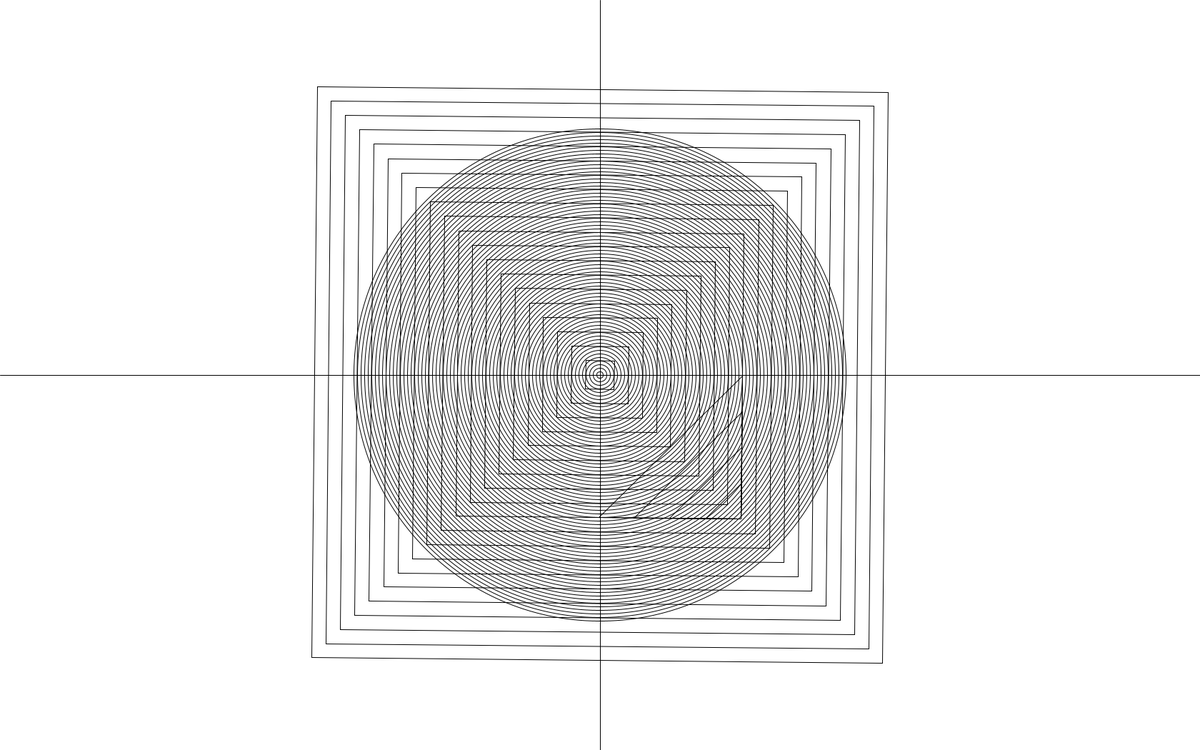
Frame 1 (no input)
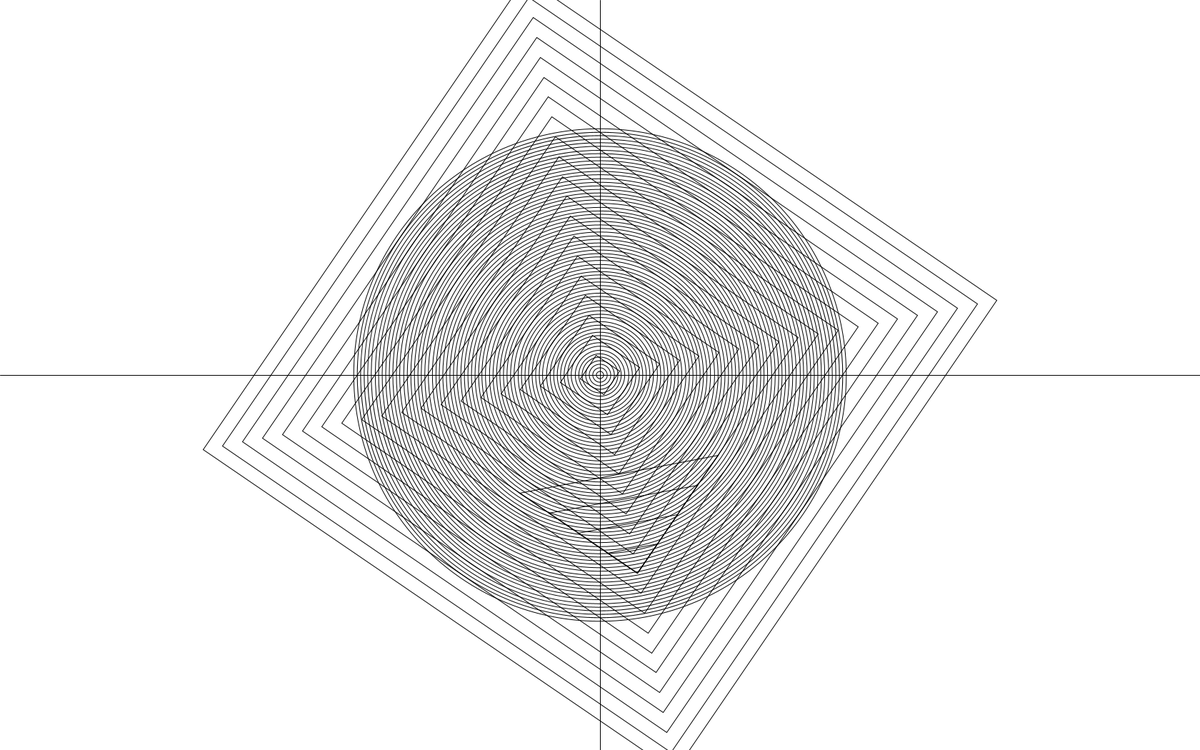
Frame 60 (the mouse pressed at the canvas centre just before this capture)
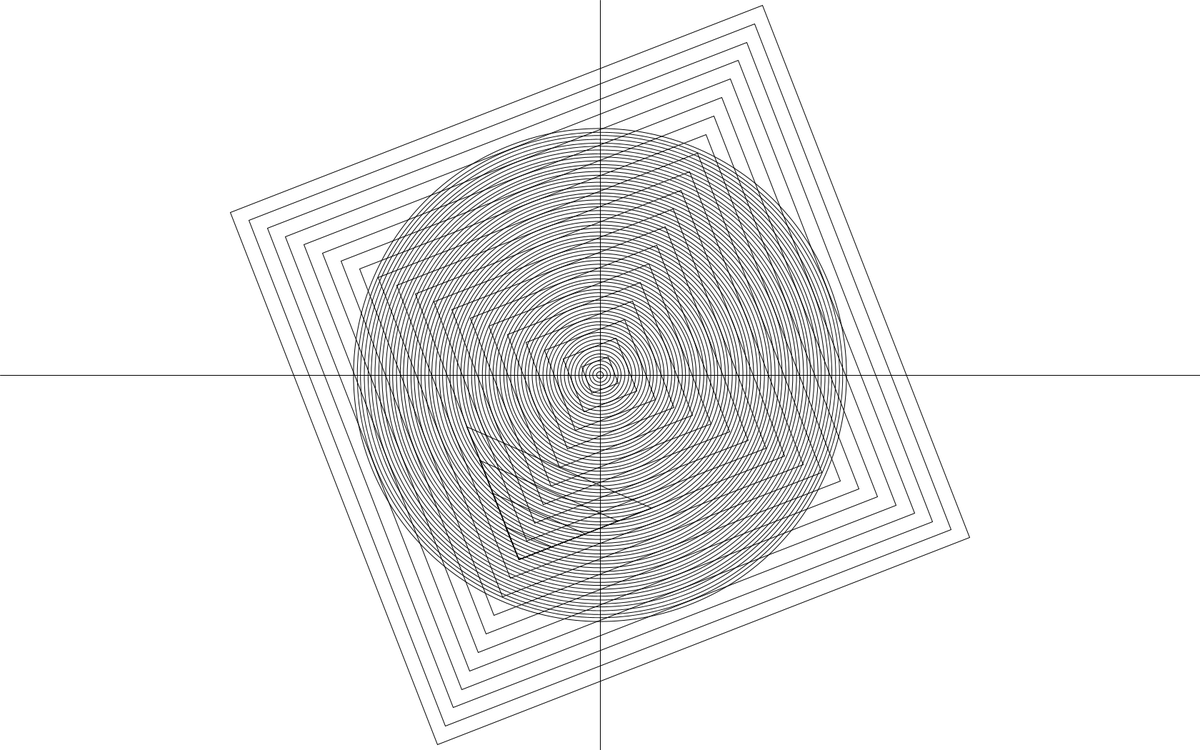
Frame 120 (the mouse held since frame 60 and released just before this capture)

The Processing sketch that drew these frames (run headless with seeded random() and noise(); from frame 60 on, the mouse is pressed at the canvas centre):

// Processing sketch: U3A2_105lines
// ── U3A2_105lines.pde
void setup(){
  size(1680, 1050);
}

void draw(){
  background(255);
  
  line(0, 525, 1680, 525);
  line(840, 0, 840, 1050);
  
  
  translate(width/2, height/2);
  rectMode(CENTER);
  
  noFill();
  int a = 0;
  
  rotate(frameCount * 0.01);
  while (a < 840){
    square(0, 0, a);
    a = a + 40;
  }
  
  int b = 0;
  while(b < 700){
    circle(0, 0, b);
    b = b + 10;
  }
  
  int c = 0;
  while (c < 200){
    triangle(200, 200, c, 200, 200, c);
    c = c + 50;
  }
}
